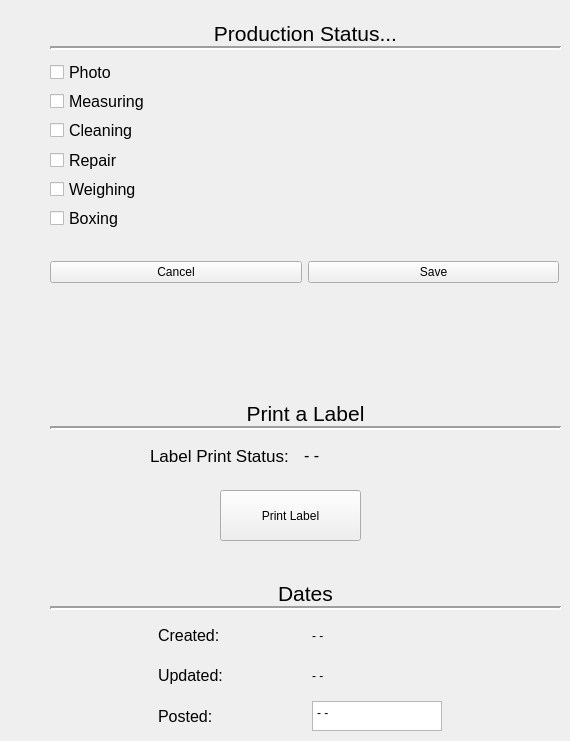
           <widget class="QWidget" name="status_tab">
            <attribute name="title">
             <string>Status</string>
            </attribute>
            <widget class="QWidget" name="layoutWidget">
             <property name="geometry">
              <rect>
               <x>50</x>
               <y>20</y>
               <width>511</width>
               <height>27</height>
              </rect>
             </property>
             <layout class="QHBoxLayout" name="prod_stat_hor_layout">
              <item>
               <widget class="QLabel" name="prod_stat_label">
                <property name="maximumSize">
                 <size>
                  <width>16777215</width>
                  <height>35</height>
                 </size>
                </property>
                <property name="font">
                 <font>
                  <pointsize>16</pointsize>
                 </font>
                </property>
                <property name="text">
                 <string>Production Status...</string>
                </property>
                <property name="alignment">
                 <set>Qt::AlignCenter</set>
                </property>
               </widget>
              </item>
             </layout>
            </widget>
            <widget class="QWidget" name="verticalLayoutWidget_3">
             <property name="geometry">
              <rect>
               <x>50</x>
               <y>60</y>
               <width>509</width>
               <height>170</height>
              </rect>
             </property>
             <layout class="QVBoxLayout" name="status_check_vert_layout">
              <item>
               <widget class="QCheckBox" name="photo_checkbox">
                <property name="font">
                 <font>
                  <pointsize>12</pointsize>
                 </font>
                </property>
                <property name="text">
                 <string>Photo</string>
                </property>
               </widget>
              </item>
              <item>
               <widget class="QCheckBox" name="measure_checkbox">
                <property name="font">
                 <font>
                  <pointsize>12</pointsize>
                 </font>
                </property>
                <property name="text">
                 <string>Measuring</string>
                </property>
               </widget>
              </item>
              <item>
               <widget class="QCheckBox" name="cleaning_checkbox">
                <property name="font">
                 <font>
                  <pointsize>12</pointsize>
                 </font>
                </property>
                <property name="text">
                 <string>Cleaning</string>
                </property>
               </widget>
              </item>
              <item>
               <widget class="QCheckBox" name="repair_checkbox">
                <property name="font">
                 <font>
                  <pointsize>12</pointsize>
                 </font>
                </property>
                <property name="text">
                 <string>Repair</string>
                </property>
               </widget>
              </item>
              <item>
               <widget class="QCheckBox" name="weighing_checkbox">
                <property name="font">
                 <font>
                  <pointsize>12</pointsize>
                 </font>
                </property>
                <property name="text">
                 <string>Weighing</string>
                </property>
               </widget>
              </item>
              <item>
               <widget class="QCheckBox" name="boxing_checkbox">
                <property name="font">
                 <font>
                  <pointsize>12</pointsize>
                 </font>
                </property>
                <property name="text">
                 <string>Boxing</string>
                </property>
               </widget>
              </item>
             </layout>
            </widget>
            <widget class="QWidget" name="horizontalLayoutWidget_2">
             <property name="geometry">
              <rect>
               <x>50</x>
               <y>250</y>
               <width>509</width>
               <height>45</height>
              </rect>
             </property>
             <layout class="QHBoxLayout" name="status_button_hor_layout">
              <item>
               <widget class="QPushButton" name="status_cancel_button">
                <property name="text">
                 <string>Cancel</string>
                </property>
               </widget>
              </item>
              <item>
               <widget class="QPushButton" name="status_save_button">
                <property name="text">
                 <string>Save</string>
                </property>
               </widget>
              </item>
             </layout>
            </widget>
            <widget class="QWidget" name="layoutWidget_17">
             <property name="geometry">
              <rect>
               <x>50</x>
               <y>400</y>
               <width>511</width>
               <height>27</height>
              </rect>
             </property>
             <layout class="QHBoxLayout" name="print_hor_layout">
              <item>
               <widget class="QLabel" name="print_label">
                <property name="maximumSize">
                 <size>
                  <width>16777215</width>
                  <height>35</height>
                 </size>
                </property>
                <property name="font">
                 <font>
                  <pointsize>16</pointsize>
                 </font>
                </property>
                <property name="text">
                 <string>Print a Label</string>
                </property>
                <property name="alignment">
                 <set>Qt::AlignCenter</set>
                </property>
               </widget>
              </item>
             </layout>
            </widget>
            <widget class="QWidget" name="horizontalLayoutWidget_11">
             <property name="geometry">
              <rect>
               <x>150</x>
               <y>440</y>
               <width>301</width>
               <height>31</height>
              </rect>
             </property>
             <layout class="QHBoxLayout" name="print_stat_hor_layout">
              <item>
               <widget class="QLabel" name="print_statlabel">
                <property name="font">
                 <font>
                  <pointsize>13</pointsize>
                 </font>
                </property>
                <property name="text">
                 <string>Label Print Status:</string>
                </property>
               </widget>
              </item>
              <item>
               <widget class="QLabel" name="print_stat_result_label">
                <property name="font">
                 <font>
                  <pointsize>12</pointsize>
                 </font>
                </property>
                <property name="text">
                 <string>- -</string>
                </property>
               </widget>
              </item>
             </layout>
            </widget>
            <widget class="QPushButton" name="print_button">
             <property name="geometry">
              <rect>
               <x>220</x>
               <y>490</y>
               <width>141</width>
               <height>51</height>
              </rect>
             </property>
             <property name="text">
              <string>Print Label</string>
             </property>
            </widget>
            <widget class="Line" name="print_line">
             <property name="geometry">
              <rect>
               <x>50</x>
               <y>420</y>
               <width>511</width>
               <height>16</height>
              </rect>
             </property>
             <property name="lineWidth">
              <number>2</number>
             </property>
             <property name="orientation">
              <enum>Qt::Horizontal</enum>
             </property>
            </widget>
            <widget class="Line" name="production_line">
             <property name="geometry">
              <rect>
               <x>50</x>
               <y>40</y>
               <width>511</width>
               <height>16</height>
              </rect>
             </property>
             <property name="lineWidth">
              <number>2</number>
             </property>
             <property name="orientation">
              <enum>Qt::Horizontal</enum>
             </property>
            </widget>
            <widget class="QWidget" name="layoutWidget_18">
             <property name="geometry">
              <rect>
               <x>50</x>
               <y>580</y>
               <width>511</width>
               <height>27</height>
              </rect>
             </property>
             <layout class="QHBoxLayout" name="print_hor_layout_2">
              <item>
               <widget class="QLabel" name="print_label_2">
                <property name="maximumSize">
                 <size>
                  <width>16777215</width>
                  <height>35</height>
                 </size>
                </property>
                <property name="font">
                 <font>
                  <pointsize>16</pointsize>
                 </font>
                </property>
                <property name="text">
                 <string>Dates</string>
                </property>
                <property name="alignment">
                 <set>Qt::AlignCenter</set>
                </property>
               </widget>
              </item>
             </layout>
            </widget>
            <widget class="Line" name="print_line_2">
             <property name="geometry">
              <rect>
               <x>50</x>
               <y>600</y>
               <width>511</width>
               <height>16</height>
              </rect>
             </property>
             <property name="lineWidth">
              <number>2</number>
             </property>
             <property name="orientation">
              <enum>Qt::Horizontal</enum>
             </property>
            </widget>
            <widget class="QWidget" name="horizontalLayoutWidget_12">
             <property name="geometry">
              <rect>
               <x>150</x>
               <y>620</y>
               <width>301</width>
               <height>31</height>
              </rect>
             </property>
             <layout class="QHBoxLayout" name="created_hor_layout">
              <item>
               <widget class="QLabel" name="created_label">
                <property name="maximumSize">
                 <size>
                  <width>140</width>
                  <height>16777215</height>
                 </size>
                </property>
                <property name="font">
                 <font>
                  <pointsize>12</pointsize>
                 </font>
                </property>
                <property name="text">
                 <string>Created:</string>
                </property>
               </widget>
              </item>
              <item>
               <widget class="QLabel" name="created_result_label">
                <property name="maximumSize">
                 <size>
                  <width>130</width>
                  <height>16777215</height>
                 </size>
                </property>
                <property name="text">
                 <string>- -</string>
                </property>
               </widget>
              </item>
             </layout>
            </widget>
            <widget class="QWidget" name="horizontalLayoutWidget_13">
             <property name="geometry">
              <rect>
               <x>150</x>
               <y>660</y>
               <width>301</width>
               <height>31</height>
              </rect>
             </property>
             <layout class="QHBoxLayout" name="updated_hor_layout">
              <item>
               <widget class="QLabel" name="updated_label">
                <property name="maximumSize">
                 <size>
                  <width>140</width>
                  <height>16777215</height>
                 </size>
                </property>
                <property name="font">
                 <font>
                  <pointsize>12</pointsize>
                 </font>
                </property>
                <property name="text">
                 <string>Updated:</string>
                </property>
               </widget>
              </item>
              <item>
               <widget class="QLabel" name="updated_result_label">
                <property name="maximumSize">
                 <size>
                  <width>130</width>
                  <height>16777215</height>
                 </size>
                </property>
                <property name="text">
                 <string>- -</string>
                </property>
               </widget>
              </item>
             </layout>
            </widget>
            <widget class="QWidget" name="horizontalLayoutWidget_14">
             <property name="geometry">
              <rect>
               <x>150</x>
               <y>700</y>
               <width>301</width>
               <height>32</height>
              </rect>
             </property>
             <layout class="QHBoxLayout" name="posted_hor_layout">
              <item>
               <widget class="QLabel" name="posted_label">
                <property name="maximumSize">
                 <size>
                  <width>140</width>
                  <height>16777215</height>
                 </size>
                </property>
                <property name="font">
                 <font>
                  <pointsize>12</pointsize>
                 </font>
                </property>
                <property name="text">
                 <string>Posted:</string>
                </property>
               </widget>
              </item>
              <item>
               <widget class="QPlainTextEdit" name="posted_pt_edit">
                <property name="maximumSize">
                 <size>
                  <width>130</width>
                  <height>30</height>
                 </size>
                </property>
                <property name="plainText">
                 <string>- -</string>
                </property>
                <property name="backgroundVisible">
                 <bool>false</bool>
                </property>
               </widget>
              </item>
             </layout>
            </widget>
           </widget>
